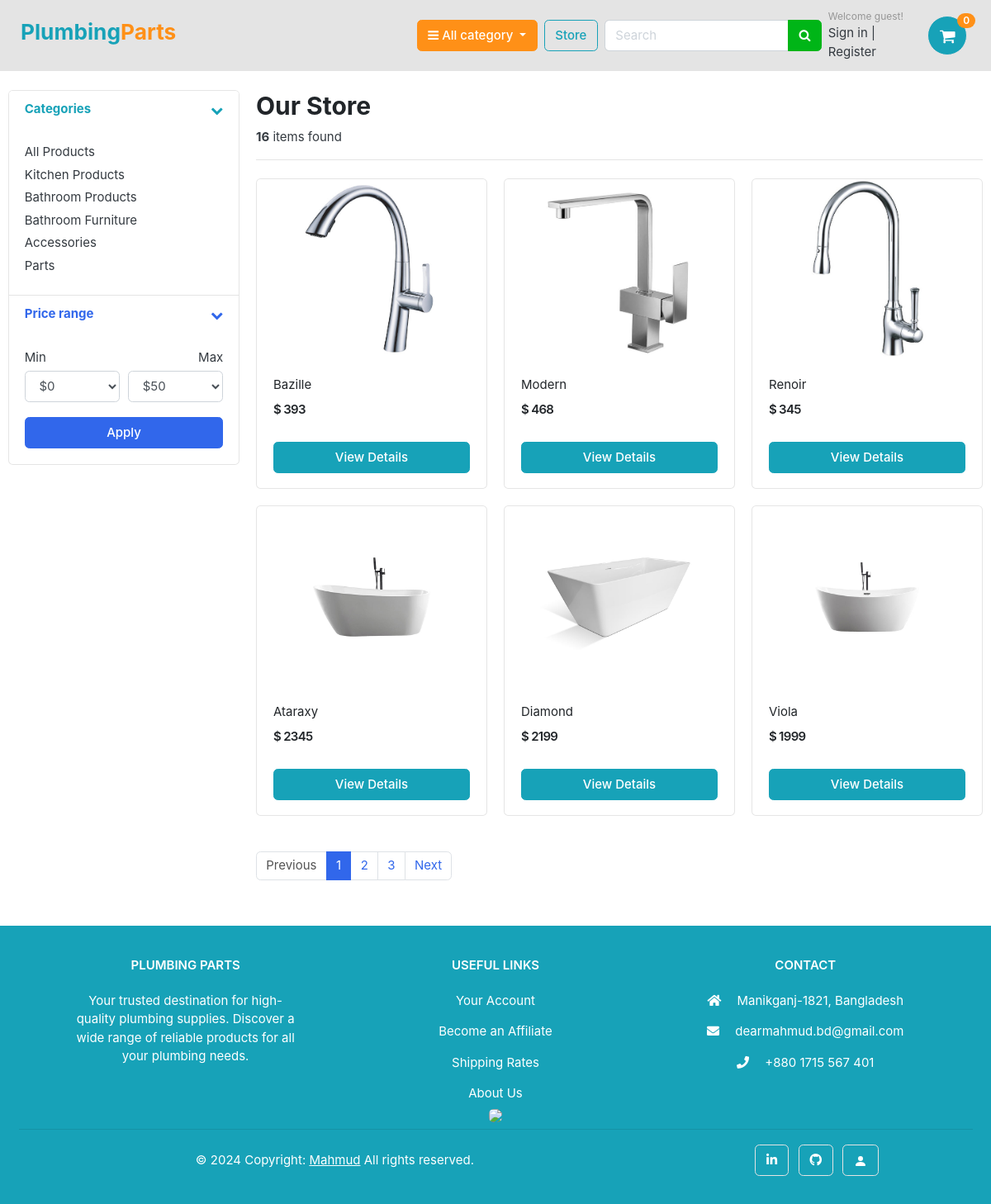
/store/, run on the app's committed database.
### category/models.py (models this page shows, shortened)
class Category(models.Model):
    category_name = models.CharField(max_length=50, unique=True)
    slug = models.SlugField(max_length=100, unique=True)
    description = models.TextField(max_length=255, blank=True)
    cat_image = models.ImageField(upload_to='photos/categories', blank=True)
    class Meta:
        verbose_name = 'category'
        verbose_name_plural = 'categories'
    def get_url(self):
        return reverse('products_by_category', args=[self.slug])

### store/models.py (models this page shows, shortened)
class Product(models.Model):
    category        = models.ForeignKey(Category, on_delete=models.CASCADE)
    product_name    = models.CharField(max_length=200, unique=True)
    slug            = models.SlugField(max_length=200, unique=True)
    description     = models.TextField(max_length=500, blank=True)
    price           = models.IntegerField()
    images          = models.ImageField(upload_to='photos/products')
    stock           = models.IntegerField()
    is_available    = models.BooleanField(default=True)
    created_date    = models.DateTimeField(auto_now_add=True)
    modified_date   = models.DateTimeField(auto_now=True)
    def get_url(self):
        return reverse('product_detail_page', args=[self.category.slug, self.slug])

### store/views.py (the view)
# urls.py: path('store/', include('store.urls')),
def store(req, category_slug=None):
    categories = None
    products = None
    if category_slug != None:
        categories = get_object_or_404(Category, slug=category_slug)
        products = Product.objects.filter(category=categories, is_available=True)
        paginator = Paginator(products, 3)
        page = req.GET.get('page')
        paged_products = paginator.get_page(page)
        product_count = products.count()
    else:
        products = Product.objects.all().filter(is_available=True).order_by('id')
        paginator = Paginator(products, 6)
        page = req.GET.get('page')
        paged_products = paginator.get_page(page)
        product_count = products.count()
    context = {
        'products':paged_products,
        'product_count':product_count,
        'categories':categories,
    }
    return render(req, 'store.html', context)

### cart/context_processors.py (called while the page is built)
def counter(request):
    cart_count = 0
    if 'admin' in request.path:
        return {}
    else:
        try:
            cart = Cart.objects.filter(cart_id=_cart_id(request))
            if request.user.is_authenticated:
                cart_items = CartItem.objects.all().filter(user=request.user)
            else:
                cart_items = CartItem.objects.all().filter(cart=cart[:1])
            for cart_item in cart_items:
                cart_count += cart_item.quantity
        except Cart.DoesNotExist:
            cart_count = 0
    return dict(cart_count=cart_count)

### cart/views.py (called while the page is built)
def _cart_id(req):
    cart = req.session.session_key
    if not cart:
        cart = req.session.create()
    return cart

### category/context_processors.py (called while the page is built)
def menu_links(req):
    links = Category.objects.all()
    return dict(category_links=links)

### store/templates/store.html (shortened to what this page needs)
{% extends 'base.html' %}
{% load static %}
{% block content %}
<section class="section-content padding-y">
    <div class="container">
        <div class="row">
            <aside class="col-md-3">
                <div class="card">
                    <article class="filter-group">
                        <header class="card-header">
                            <a href="#" data-toggle="collapse" data-target="#collapse_1" aria-expanded="true" class="">
                                <span><i class="icon-control fa fa-chevron-down text-info"></i></span>
                                <h6 class="title text-info">Categories</h6>
                            </a>
                        </header>
                        <div class="filter-content collapse show" id="collapse_1" >
                            <div class="card-body">
                                <ul class="list-menu">
                                    <li><a href="{% url 'store_page' %}">All Products </a></li>
                                    {% for category in category_links %}
                                    <li><a href="{{ category.get_url }}">{{ category.category_name }}</a></li>
                                    {% endfor %}
                                </ul>
                            </div>
                        </div>
                    </article>
                    <article class="filter-group">
                        <header class="card-header">
                            <a href="#" data-toggle="collapse" data-target="#collapse_3" aria-expanded="true" class="">
                                <i class="icon-control fa fa-chevron-down"></i>
                                <h6 class="title">Price range</h6>
                            </a>
                        </header>
                        <div class="filter-content collapse show" id="collapse_3" >
                            <div class="card-body">
                                <div class="form-row">
                                    <div class="form-group col-md-6">
                                        <label>Min</label>
                                        <select class="mr-2 form-control">
                                            <option value="0">$0</option>
                                        </select>
                                    </div>
                                    <div class="form-group text-right col-md-6">
                                        <label>Max</label>
                                        <select class="mr-2 form-control">
                                            <option value="50">$50</option>
                                        </select>
                                    </div>
                                </div>
                                <button class="btn btn-block btn-primary">Apply</button>
                            </div>
                        </div>
                    </article>
                </div>
            </aside>
            <main class="col-md-9">
                <div>
                    {% if 'search' in request.path %}
                    <h2 class="title-page">Search Result</h2>
                    {% else %}
                    <h2 class="title-page">Our Store</h2>
                    {% endif %}
                </div>
                <header class="border-bottom mb-4 pb-3">
                    <div class="form-inline">
                        <span class="mr-md-auto">
                            <b>{{ product_count }}</b> items found
                        </span>
                    </div>
                </header>
                <div class="row">
                    {% if products %}
                    {% for product in products %}
                    <div class="col-md-4">
                        <figure class="card card-product-grid">
                            <div class="img-wrap">
                                <a href="{{ product.get_url }}" ><img src="{{ product.images.url }}"/></a>
                            </div>
                            <figcaption class="info-wrap">
                                <div class="fix-height">
                                    <a href="{{ product.get_url }}" class="title" >{{ product.product_name }}</a>
                                    <div class="price-wrap mt-2">
                                        <span class="price">$ {{ product.price }}</span>
                                    </div>
                                </div>
                                <a href="{{ product.get_url }}" class="btn btn-block btn-info" >View Details</a>
                            </figcaption>
                        </figure>
                    </div>
                    {% endfor %}
                    {% else %}
                    <div>
                        <h2>No result found. Please try again.</h2>
                    </div>
                    {% endif %}
                </div>
                <nav class="mt-4" aria-label="Page navigation sample">
                    {% if products.has_other_pages %}
                    <ul class="pagination">
                        {% if products.has_previous %}
                        <li class="page-item">
                            <a class="page-link" href="?page={{products.previous_page_number}}" >Previous</a >
                        </li>
                        {% else %}
                        <li class="page-item disabled">
                            <a class="page-link" href="#">Previous</a>
                        </li>
                        {% endif %}
                        {% for i in products.paginator.page_range %}
                        {% if products.number == i %}
                        <li class="page-item active">
                            <a class="page-link" href="?page={{i}}">{{i}}</a>
                        </li>
                        {% else %}
                        <li class="page-item">
                            <a class="page-link" href="?page={{i}}">{{i}}</a>
                        </li>
                        {% endif %}
                        {% endfor %}
                        {% if products.has_next %}
                        <li class="page-item">
                            <a class="page-link" href="?page={{products.next_page_number}}">Next</a>
                        </li>
                        {% else %}
                        <li class="page-item disabled">
                            <a class="page-link" href="#">Next</a>
                        </li>
                        {% endif %}
                    </ul>
                    {% endif %}
                </nav>
            </main>
        </div>
    </div>
</section>
{% endblock %}

### static/css/ui.css (style rules this page uses)
html { font-family: "Inter", sans-serif; font-size: 15px; }
.img-wrap { text-align: center; display: block; }
.img-wrap img { max-width: 100%; }
.price-wrap { letter-spacing: -0.7px; }
.padding-y { padding-top: 40px; padding-bottom: 40px; }
figure { margin-bottom: 0; }
article:after, .form-group:after { display: block; clear: both; content: ""; }
.title-page { color: #212529; }
[class*=list-] li:after { visibility: hidden; display: block; content: ""; overflow: hidden; height: 0; clear: both; }
.list-menu { list-style: none; margin: 0; padding-left: 0; }
.list-menu li { margin-bottom: 5px; }
.list-menu a { color: #343a40; }
[class*=card-product] a.title { color: #212529; display: block; }
[class*=card-product] .img-wrap { overflow: hidden; position: relative; }
[class*=card-product] .img-wrap img { height: 100%; max-width: 100%; width: auto; display: inline-block; -o-object-fit: cover; object-fit: cover; }
.card-product-grid { margin-bottom: 20px; }
.card-product-grid .img-wrap { border-radius: 0.2rem 0.2rem 0 0; height: 220px; }
.card-product-grid .info-wrap { overflow: hidden; padding: 18px 20px; }
.card-product-grid .fix-height { height: 80px; overflow: hidden; }
.card .img-wrap { overflow: hidden; }
.price { font-weight: 600; color: #212529; }
.icon-control { margin-top: 5px; float: right; font-size: 80%; }
.card-header .title { margin-bottom: 0; line-height: 1.5; }
.filter-group { border-bottom: 1px solid #e4e4e4; }
.filter-group .card-header { border-bottom: 0; }
.filter-group:last-child { border-bottom: 0; }

### data on the page
Category: category_name "Kitchen Products"
Category: category_name "Bathroom Products"
Category: category_name "Bathroom Furniture"
Category: category_name "Accessories"
Category: category_name "Parts"
Product: images (picture), product_name "Bazille", price "393"
Product: images (picture), product_name "Modern", price "468"
Product: images (picture), product_name "Renoir", price "345"
Product: images (picture), product_name "Ataraxy", price "2345"
Product: images (picture), product_name "Diamond", price "2199"
Product: images (picture), product_name "Viola", price "1999"

### other printed values
{{ cart_count }} "0"
{{ product_count }} "16"
{{ i }} "1"
{{ i }} "2" "3"
